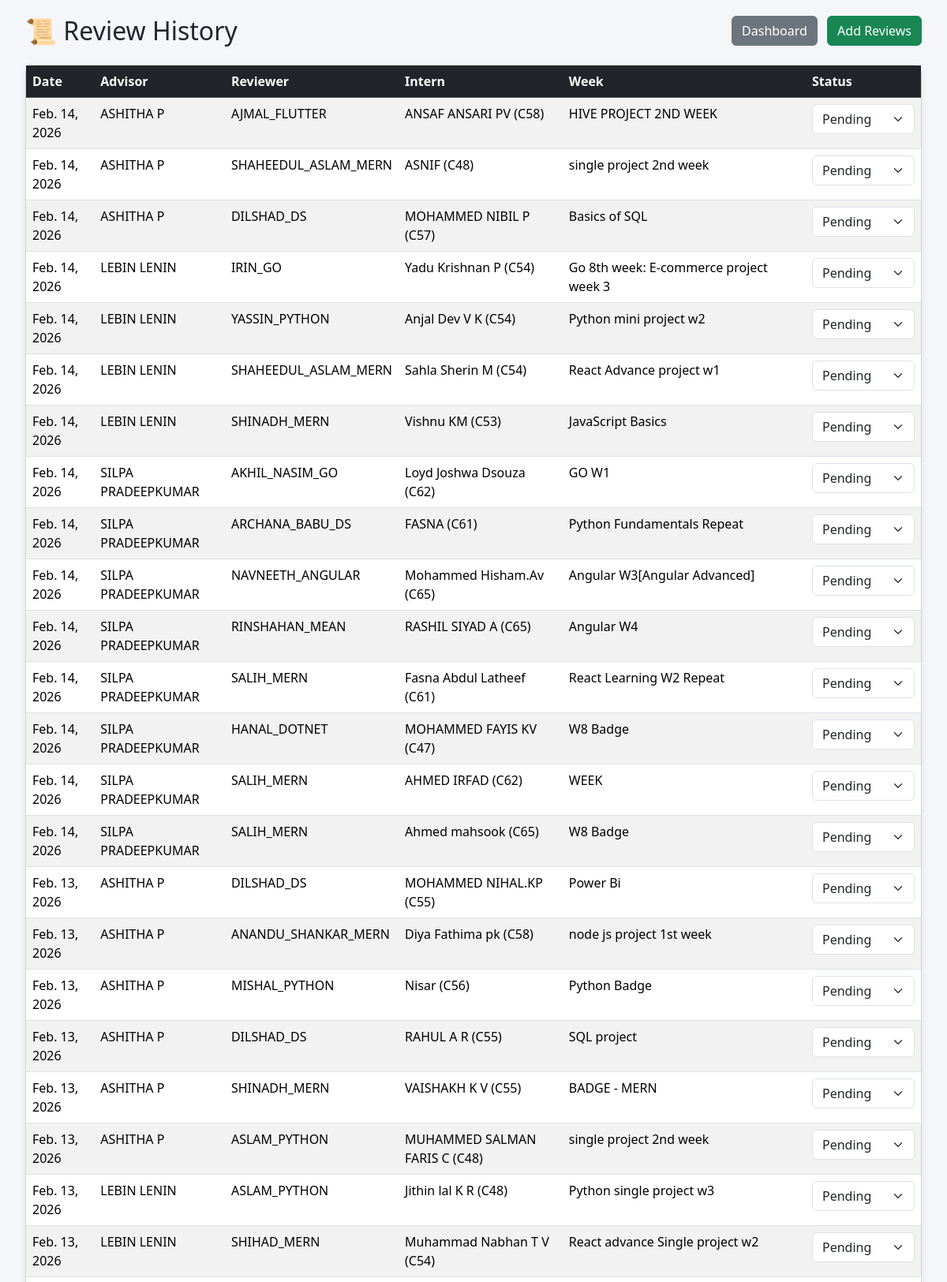
/reviews/history/ (upper part), run on the app's committed database.
### main/models.py (models this page shows, shortened)
class Review(models.Model):
    STATUS_PENDING = "pending"
    STATUS_NOT_DONE = "not_done"
    STATUS_DONE = "done"
    STATUS_CHOICES = [
        (STATUS_PENDING, "Pending"),
        (STATUS_NOT_DONE, "Not Done"),
        (STATUS_DONE, "Done"),
    ]
    review_date = models.DateField()
    advisor = models.ForeignKey(Advisor, on_delete=models.CASCADE)
    reviewer = models.ForeignKey(Reviewer, on_delete=models.CASCADE)
    intern = models.CharField(max_length=120)
    current_week = models.CharField(max_length=50)
    status = models.CharField(
        max_length=20,
        choices=STATUS_CHOICES,
        default=STATUS_PENDING,
    )
    created_at = models.DateTimeField(auto_now_add=True)

class Advisor(models.Model):
    name = models.CharField(max_length=100)

class Reviewer(models.Model):
    name = models.CharField(max_length=100)
    stack = models.CharField(max_length=100)

### main/views.py (the view)
# urls.py: path("reviews/history/", review_history, name="review_history"),
def review_history(request):
    today = date.today()
    first_day = today.replace(day=1)
    start = request.GET.get("start")
    end = request.GET.get("end")
    reviews = Review.objects.all()
    if start and end:
        reviews = reviews.filter(review_date__range=[start, end])
    else:
        reviews = reviews.filter(review_date__gte=first_day)
    reviews = reviews.select_related(
        "advisor", "reviewer"
    ).order_by("-review_date")
    return render(request, "reviews/history.html", {
        "reviews": reviews,
    })

### templates/reviews/history.html (shortened to what this page needs)
<!DOCTYPE html>
<html>
<head>
    <link href="https://cdn.jsdelivr.net/npm/bootstrap@5.3.2/dist/css/bootstrap.min.css" rel="stylesheet">
</head>
<body>
<div class="container-fluid">
    <div class="d-flex justify-content-between mb-3">
        <h2>📜 Review History</h2>
        <div>
            <a href="{% url 'dashboard' %}" class="btn btn-secondary me-2">
                Dashboard
            </a>
            <a href="{% url 'add_review' %}" class="btn btn-success">
                Add Reviews
            </a>
        </div>
    </div>
    <div class="card">
        <div class="card-body p-0">
            <table class="table table-striped table-hover mb-0">
                <thead class="table-dark">
                    <tr>
                        <th>Date</th>
                        <th>Advisor</th>
                        <th>Reviewer</th>
                        <th>Intern</th>
                        <th>Week</th>
                        <th>Status</th>
                    </tr>
                </thead>
                <tbody>
                {% for r in reviews %}
                    <tr>
                        <td>{{ r.review_date }}</td>
                        <td>{{ r.advisor.name }}</td>
                        <td>{{ r.reviewer.name }}</td>
                        <td>{{ r.intern }}</td>
                        <td>{{ r.current_week }}</td>
                        <td>
                            <select class="form-select status-select"
                                    onchange="updateStatus({{ r.id }}, this)">
                                <option value="pending"
                                  {% if r.status == "pending" %}selected{% endif %}>
                                  Pending
                                </option>
                            </select>
                        </td>
                    </tr>
                {% endfor %}
                </tbody>
            </table>
        </div>
    </div>
</div>
</body>
</html>

### templates/reviews/history.html (style rules this page uses)
body { background: #f5f6fa; padding: 20px; }
.card { border-radius: 12px; box-shadow: 0 3px 10px rgba(0,0,0,0.08); }
.status-select { min-width: 130px; }

### data on the page
Review: review_date "Feb. 14, 2026", advisor.name "ASHITHA P", reviewer.name "AJMAL_FLUTTER", intern "ANSAF ANSARI PV (C58)", current_week "HIVE PROJECT 2ND WEEK", status+id "Pending"
Review: review_date "Feb. 14, 2026", advisor.name "ASHITHA P", reviewer.name "SHAHEEDUL_ASLAM_MERN", intern "ASNIF (C48)", current_week "single project 2nd week", status+id "Pending"
Review: review_date "Feb. 14, 2026", advisor.name "ASHITHA P", reviewer.name "DILSHAD_DS", intern "MOHAMMED NIBIL P (C57)", current_week "Basics of SQL", status+id "Pending"
Review: review_date "Feb. 14, 2026", advisor.name "LEBIN LENIN", reviewer.name "IRIN_GO", intern "Yadu Krishnan P (C54)", current_week "Go 8th week: E-commerce project week 3", status+id "Pending"
Review: review_date "Feb. 14, 2026", advisor.name "LEBIN LENIN", reviewer.name "YASSIN_PYTHON", intern "Anjal Dev V K (C54)", current_week "Python mini project w2", status+id "Pending"
Review: review_date "Feb. 14, 2026", advisor.name "LEBIN LENIN", reviewer.name "SHAHEEDUL_ASLAM_MERN", intern "Sahla Sherin M (C54)", current_week "React Advance project w1", status+id "Pending"
Review: review_date "Feb. 14, 2026", advisor.name "LEBIN LENIN", reviewer.name "SHINADH_MERN", intern "Vishnu KM (C53)", current_week "JavaScript Basics", status+id "Pending"
Review: review_date "Feb. 14, 2026", advisor.name "SILPA PRADEEPKUMAR", reviewer.name "AKHIL_NASIM_GO", intern "Loyd Joshwa Dsouza (C62)", current_week "GO W1", status+id "Pending"
Review: review_date "Feb. 14, 2026", advisor.name "SILPA PRADEEPKUMAR", reviewer.name "ARCHANA_BABU_DS", intern "FASNA (C61)", current_week "Python Fundamentals Repeat", status+id "Pending"
Review: review_date "Feb. 14, 2026", advisor.name "SILPA PRADEEPKUMAR", reviewer.name "NAVNEETH_ANGULAR", intern "Mohammed Hisham.Av (C65)", current_week "Angular W3[Angular Advanced]", status+id "Pending"
Review: review_date "Feb. 14, 2026", advisor.name "SILPA PRADEEPKUMAR", reviewer.name "RINSHAHAN_MEAN", intern "RASHIL SIYAD A (C65)", current_week "Angular W4", status+id "Pending"
Review: review_date "Feb. 14, 2026", advisor.name "SILPA PRADEEPKUMAR", reviewer.name "SALIH_MERN", intern "Fasna Abdul Latheef (C61)", current_week "React Learning W2 Repeat", status+id "Pending"
Review: review_date "Feb. 14, 2026", advisor.name "SILPA PRADEEPKUMAR", reviewer.name "HANAL_DOTNET", intern "MOHAMMED FAYIS KV (C47)", current_week "W8 Badge", status+id "Pending"
Review: review_date "Feb. 14, 2026", advisor.name "SILPA PRADEEPKUMAR", reviewer.name "SALIH_MERN", intern "AHMED IRFAD (C62)", current_week "WEEK", status+id "Pending"
Review: review_date "Feb. 14, 2026", advisor.name "SILPA PRADEEPKUMAR", reviewer.name "SALIH_MERN", intern "Ahmed mahsook (C65)", current_week "W8 Badge", status+id "Pending"
Review: review_date "Feb. 13, 2026", advisor.name "ASHITHA P", reviewer.name "DILSHAD_DS", intern "MOHAMMED NIHAL.KP (C55)", current_week "Power Bi", status+id "Pending"
Review: review_date "Feb. 13, 2026", advisor.name "ASHITHA P", reviewer.name "ANANDU_SHANKAR_MERN", intern "Diya Fathima pk (C58)", current_week "node js project 1st week", status+id "Pending"
Review: review_date "Feb. 13, 2026", advisor.name "ASHITHA P", reviewer.name "MISHAL_PYTHON", intern "Nisar (C56)", current_week "Python Badge", status+id "Pending"
Review: review_date "Feb. 13, 2026", advisor.name "ASHITHA P", reviewer.name "DILSHAD_DS", intern "RAHUL A R (C55)", current_week "SQL project", status+id "Pending"
Review: review_date "Feb. 13, 2026", advisor.name "ASHITHA P", reviewer.name "SHINADH_MERN", intern "VAISHAKH K V (C55)", current_week "BADGE - MERN", status+id "Pending"
Review: review_date "Feb. 13, 2026", advisor.name "ASHITHA P", reviewer.name "ASLAM_PYTHON", intern "MUHAMMED SALMAN FARIS C (C48)", current_week "single project 2nd week", status+id "Pending"
Review: review_date "Feb. 13, 2026", advisor.name "LEBIN LENIN", reviewer.name "ASLAM_PYTHON", intern "Jithin lal K R (C48)", current_week "Python single project w3", status+id "Pending"
Review: review_date "Feb. 13, 2026", advisor.name "LEBIN LENIN", reviewer.name "SHIHAD_MERN", intern "Muhammad Nabhan T V (C54)", current_week "React advance Single project w2", status+id "Pending"
